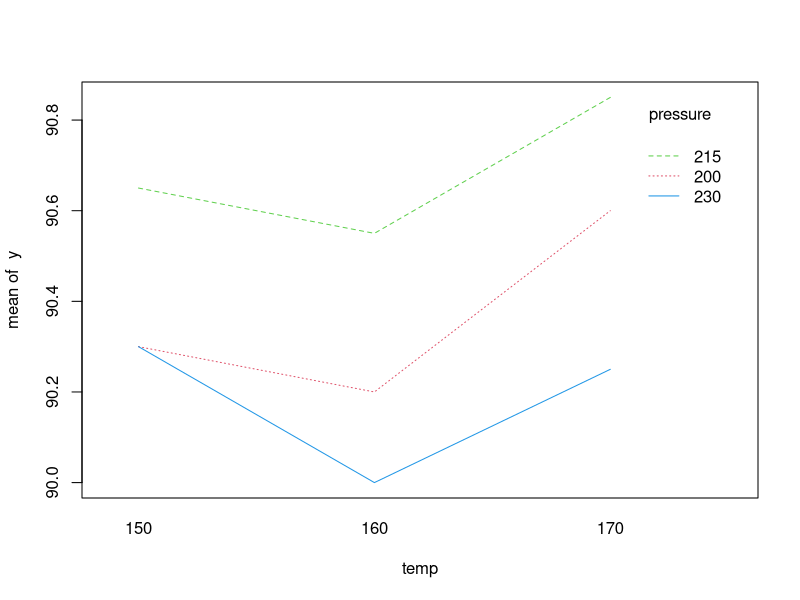
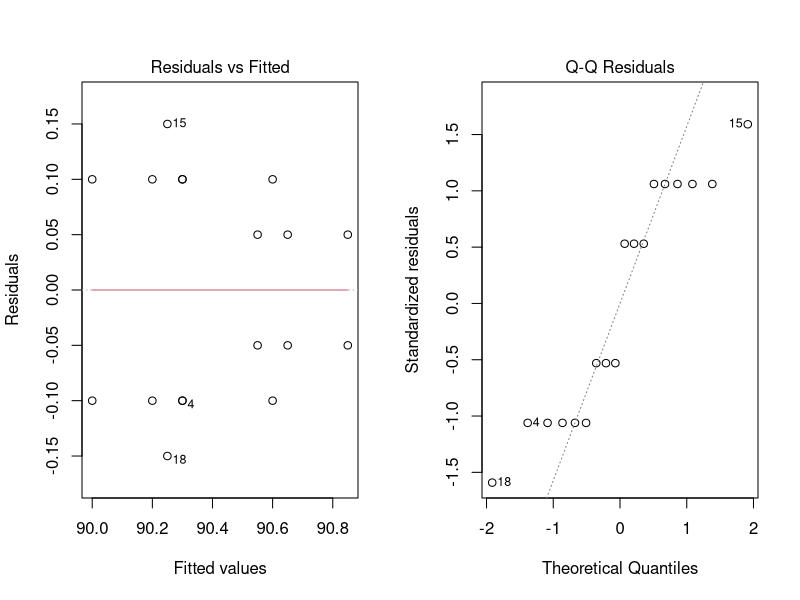
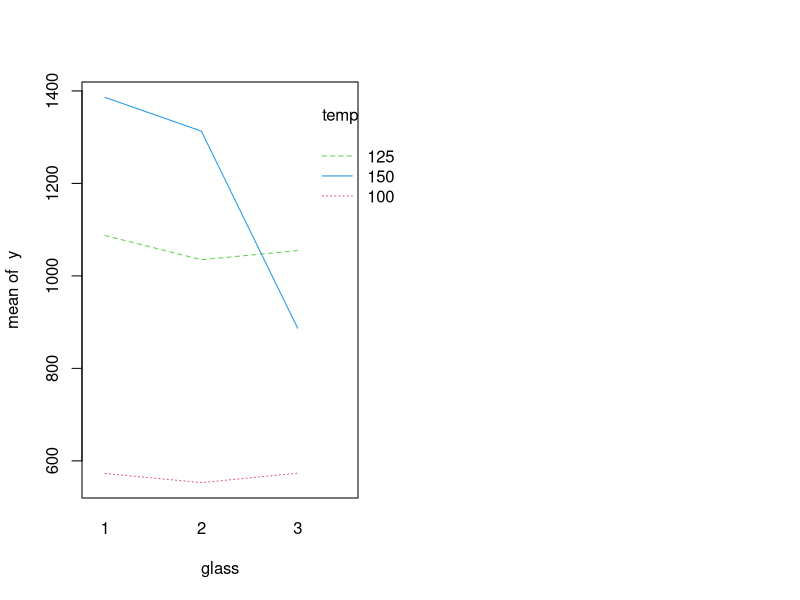
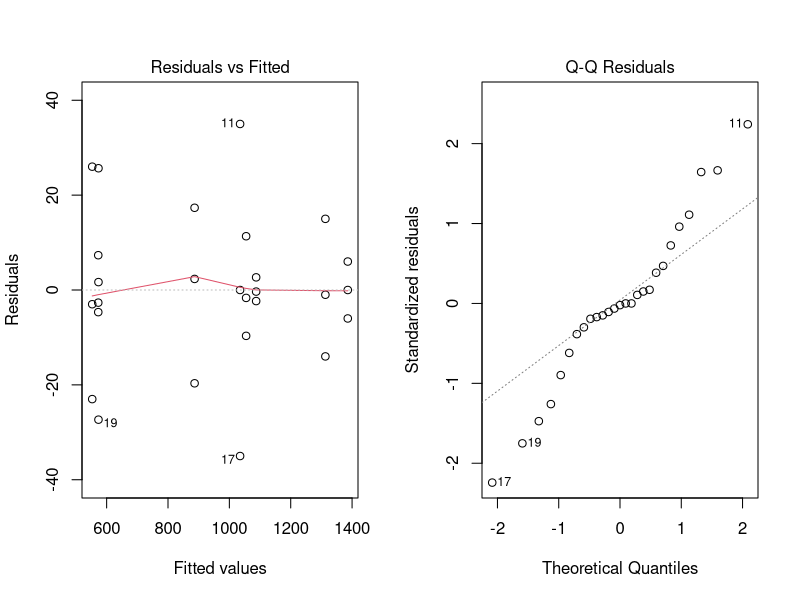
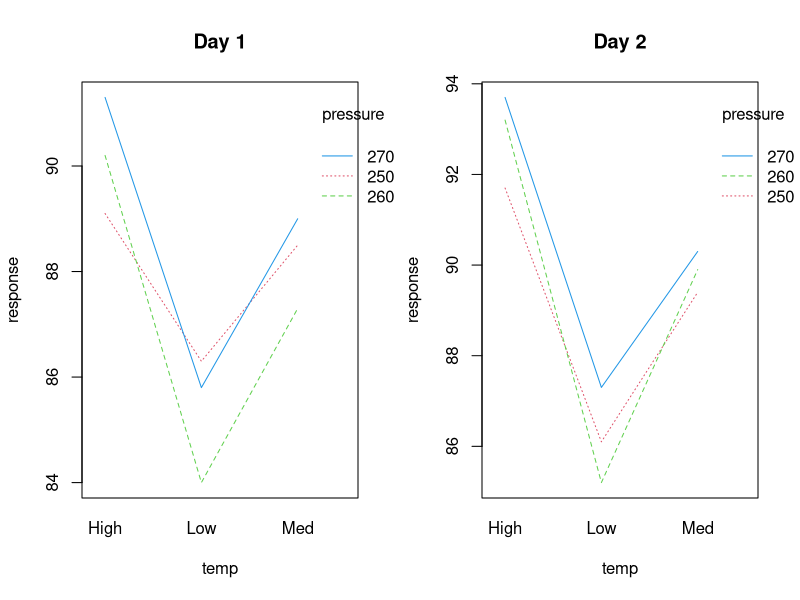
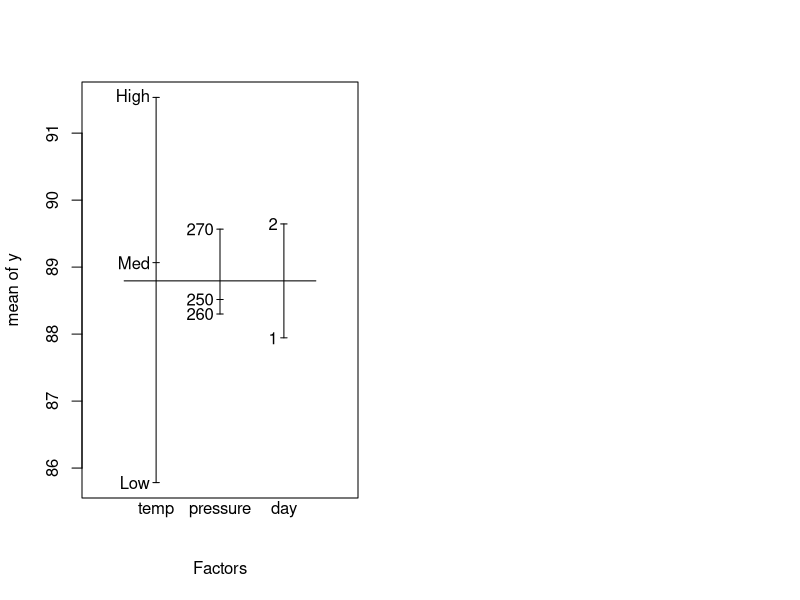
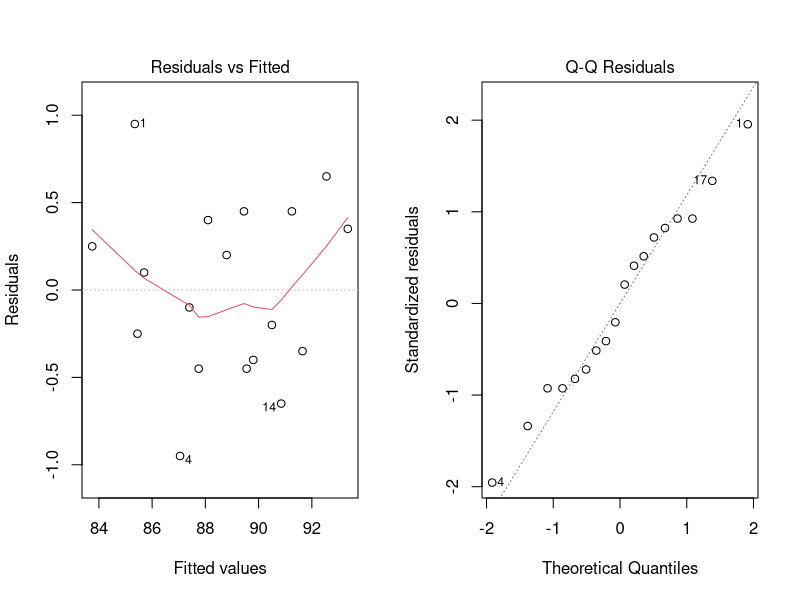

Reproduce these figures in R, in order.
## ---- chunk 1
temp <- c(rep(150,6), rep(160,6), rep(170,6))
pressure <- rep(c(200,215,230), 6)
y <- c(90.4, 90.7, 90.2, 90.2, 90.6, 90.4, 90.1, 
       90.5, 89.9, 90.3, 90.6, 90.1, 90.5, 90.8, 90.4, 90.7, 90.9, 90.1)
D <- data.frame(y, temp, pressure)
## ---- chunk 2
D2 <- D
library(dplyr)
# aov function in R needs the predictors to be factors
D2$temp <- as.factor(D2$temp); D2$pressure <- as.factor(D2$pressure)
fit <- aov(y ~ .+temp*pressure, D2)
# build the ANOVA table by "hand"
y.i <- D %>%
  group_by(temp) %>%
  summarise_each(funs(sum), y)
y.j <- D %>%
  group_by(pressure) %>%
  summarise_each(funs(sum), y)
yij. <- D %>%
  group_by(temp, pressure) %>%
  summarise_each(funs(sum), y)
y.. <- sum(y)
a <- 3; b <- 3; n <- 2; N <- a*b*n
ssa <- (1/(b*n))*sum(y.i$y^2) - y..^2/N 
ssb <- (1/(a*n))*sum(y.j$y^2) - y..^2/N
sssub <- (1/n)*sum(yij.$y^2) - y..^2/N
ssab <- sssub - ssa - ssb
sst <- sum(y^2) - y..^2/N
sse <- sst - ssab - ssa - ssb
msa <- ssa/(a-1); msb <- ssb/(b-1); msab <- ssab/((a-1)*(b-1))
mse <- sse/(a*b*(n-1))
Fa <- msa/mse; Fb <- msb/mse; Fab <- msab/mse
df <- a*b*(n-1)
p.Fa <- 1 - pf(Fa, a-1, df); p.Fb <- 1 - pf(Fb, b-1, df)
p.Fab <- 1 - pf(Fab, (a-1)*(b-1), df)
#knitr::kable(anova(fit))
## ---- chunk 3
A <- yij.; names(A) <- c("temp", "pressure", "sum(y)")
knitr::kable(A)
## ---- chunk 4
interaction.plot(temp, pressure, y, col = 2:4)
## ---- chunk 5
par(mfrow=c(1,2))
plot(fit, which = c(1,2))
## ---- chunk 6
# get the data into R.  There isn't a file so we will type it in
y <- c(580, 1090, 1392, 568, 1087, 1380, 570, 1085, 1386, 550, 1070,
       1328, 530, 1035, 1312, 579, 1000, 1299, 546, 1045, 867, 575,
       1053, 904, 599, 1066, 889)
glass <- as.factor(c(rep(1,9), rep(2,9), rep(3,9)))
temp <- as.factor(rep(c(100,125,150), 9))
E <- data.frame(y, glass, temp)
## ---- chunk 7
library(dplyr)
# build the ANOVA table by "hand"
y.i <- E %>%
  group_by(glass) %>%
  summarise_each(funs(sum), y)
y.j <- E %>%
  group_by(temp) %>%
  summarise_each(funs(sum), y)
yij. <- E %>%
  group_by(glass, temp) %>%
  summarise_each(funs(sum), y)
y.. <- sum(y)
a <- 3; b <- 3; n <- 3; N <- a*b*n
ssa <- (1/(b*n))*sum(y.i$y^2) - y..^2/N 
ssb <- (1/(a*n))*sum(y.j$y^2) - y..^2/N
sssub <- (1/n)*sum(yij.$y^2) - y..^2/N
ssab <- sssub - ssa - ssb
sst <- sum(y^2) - y..^2/N
sse <- sst - ssab - ssa - ssb
msa <- ssa/(a-1); msb <- ssb/(b-1); msab <- ssab/((a-1)*(b-1))
mse <- sse/(a*b*(n-1))
Fa <- msa/mse; Fb <- msb/mse; Fab <- msab/mse
df <- a*b*(n-1)
p.Fa <- 1 - pf(Fa, a-1, df); p.Fb <- 1 - pf(Fb, b-1, df)
p.Fab <- 1 - pf(Fab, (a-1)*(b-1), df)
fit2 <- aov(y ~ glass*temp, E)
## ---- chunk 8
interaction.plot(glass, temp, y, col = 2:4)
## ---- chunk 9
par(mfrow=c(1,2))
plot(fit2, which = c(1,2))
## ---- chunk 10
# get the data into R.  There isn't a file so we will type it in
y <- c(86.3, 84, 85.8, 86.1, 85.2, 87.3, 88.5, 87.3, 89, 89.4, 89.9,
       90.3, 89.1, 90.2, 91.3, 91.7, 93.2, 93.7)
temp <- as.factor(c(rep("Low",6), rep("Med",6), rep("High",6)))
pressure <- as.factor(rep(c(250,260,270), 6))
day <- as.factor(rep(c(1,1,1,2,2,2), 3))
G <- data.frame(y, temp, pressure, day)
## ---- chunk 11
day1 <- subset(G, G$day == "1")
day2 <- subset(G, G$day == "2")
par(mfrow=c(1,2))
interaction.plot(day1$temp, day1$pressure, day1$y, 
                 col = 2:4, xlab = "temp", ylab="response",
                 trace.label = "pressure", main = "Day 1")
interaction.plot(day2$temp, day2$pressure, day2$y, col = 2:4, 
                 xlab = "temp", ylab="response",
                 trace.label = "pressure", main = "Day 2")
## ---- chunk 12
plot.design(G)
## ---- chunk 13
# using R to calculate the model
fit.G <- aov(y ~ day+temp*pressure, G)
# build the ANOVA table by "hand"
y..k <- G %>% # blocking
  group_by(day) %>%
  summarise_each(funs(sum), y)
y.i <- G %>% # rows
  group_by(temp) %>%
  summarise_each(funs(sum), y)
y.j <- G %>% # columns
  group_by(pressure) %>%
  summarise_each(funs(sum), y)
yij. <- G %>% # subgroups
  group_by(temp, pressure) %>%
  summarise_each(funs(sum), y)
y.. <- sum(y) # sum of all obs
a <- 3; b <- 3; n <- 2; N <- a*b*n
blocks <- (1/(a*b))*sum(y..k$y^2) - y..^2/N #ss due to blocks
ssa <- (1/(b*n))*sum(y.i$y^2) - y..^2/N #ss due to row
ssb <- (1/(a*n))*sum(y.j$y^2) - y..^2/N # ss due to col
sssub <- (1/n)*sum(yij.$y^2) - y..^2/N # ss sub for interaction
ssab <- sssub - ssa - ssb # ss due to interaction
sst <- sum(y^2) - y..^2/N # total sum of squares
sse <- sst - ssab - ssa - ssb - blocks # ss errors
msa <- ssa/(a-1); msb <- ssb/(b-1); msab <- ssab/((a-1)*(b-1))
msblocks <- blocks/(n-1)
mse <- sse/((a*b-1)*(n-1))
sigdelta <- (msblocks - mse)/(a*b)
Fa <- msa/mse; Fb <- msb/mse; Fab <- msab/mse; Fbl <- msblocks/mse
df <- (a*b-1)*(n-1)
p.Fa <- 1 - pf(Fa, a-1, df); p.Fb <- 1 - pf(Fb, b-1, df)
p.Fab <- 1 - pf(Fab, (a-1)*(b-1), df)
p.Fbl <- 1 - pf(Fbl, n-1, df)
## ---- chunk 14
par(mfrow=c(1,2))
plot(fit.G, which = c(1,2))
